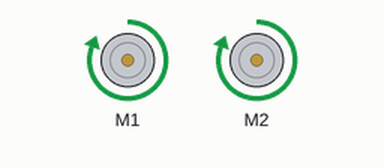
The sketch below on a simulated Arduino Uno, built with avr-gcc and run on an emulated ATmega328P. Parts: 2 × DC motor (green arrow = forward, orange = backward, longer = faster).

Above: at 1.0 s.
At 3.0 s:
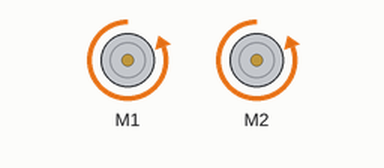
At 5.0 s:
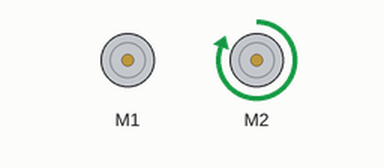
At 9.0 s:
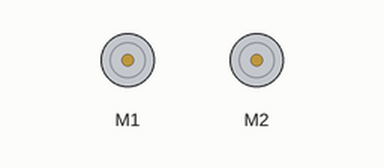
Timing chart, 0 to 13.0 s (numbered marks = the images above):
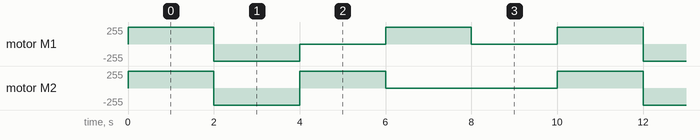

Measured:
- by itself, motor M1: repeats every 10.0 s: backward 255/255 2.0 s, 2 × (stopped 2.0 s, forward 255/255 2.0 s)
- by itself, motor M2: repeats every 10.0 s: backward 255/255 2.0 s, forward 255/255 2.0 s, stopped 4.0 s, forward 255/255 2.0 s

The sketch:

DC_motor.ino
```cpp
// Making 2 DC motor drivers move forward, backward, left, right and stop

// HARDWARE NEEDED: Arduino Uno R3 (SPECIFICALLY THIS to match motor driver)
//                  2 * DC motors
//                  Motor driver L293D (4-motor bridge specially for Arduino UNO R3)
//                  2 * Wheels (optional, to showing movement)

#include <AFMotor.h>

int MAX_SPEED = 255;
// FORWARD -> pushes motor to the front direction (+180 degrees)
// BACKWARD -> pushes motor to the back direction (-180 degrees)
// RELEASE -> stops motors from moving

// parameter showing what number of port (1 to 4) is motor connected
AF_DCMotor firstMotor(1);
AF_DCMotor secondMotor(2);

void setup(){
  firstMotor.setSpeed(MAX_SPEED);
  secondMotor.setSpeed(MAX_SPEED);
}

void loop(){
  forward();
  delay(2000);
  backward();
  delay(2000);
  left();
  delay(2000);
  right();
  delay(2000);
  allstop();
  delay(2000);
}

void forward(){
  // both wheels pushing forward (straight move)
  firstMotor.run(FORWARD);
  secondMotor.run(FORWARD);
}
void backward(){
  // both wheels pushing backward (straight move)
  firstMotor.run(BACKWARD);
  secondMotor.run(BACKWARD);
}
void left(){
  // first wheel (right) stops, second wheel (left) pushing
  // NEEDS common axis to push car
  firstMotor.run(RELEASE);
  secondMotor.run(FORWARD);
}
void right(){
  // second wheel (right) stops, first wheel (left) pushing
  // NEEDS common axis to push car
  firstMotor.run(FORWARD);
  secondMotor.run(RELEASE);
}
void allstop(){
  // stop circular movement in both wheels
  firstMotor.run(RELEASE);
  secondMotor.run(RELEASE);
}
```
